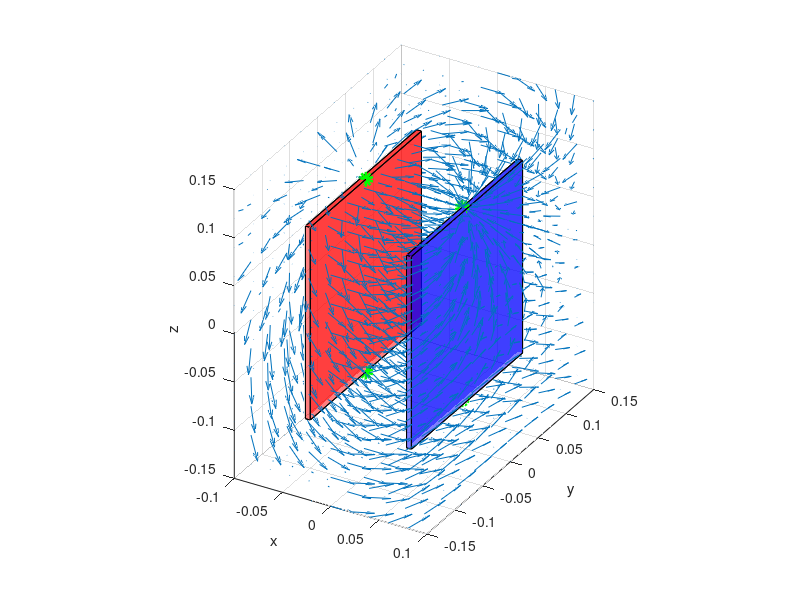

Here is the MATLAB script that generated this plot:


%Entregable 1 en 3D 4 cargas

lz = 0.1; %distancia del centro a la orilla por eje z
lx = 0.005;  %ancho de la placa
ly = 0.1;  %distancia del centro a la orilla por eje y
movX = 0.05; % mitad de la distancia entre placas

%VERTICES Y CARAS DE LÁMINA (+)
           % x       y     z
vertices = [-lx-movX -ly  -lz; %v1
            -lx-movX   ly  -lz; %v2
             -movX   ly  -lz; %v3
             -movX  -ly  -lz; %v4
            -lx-movX  -ly   lz; %v5
            -lx-movX   ly   lz; %v6
             -movX   ly   lz; %v7
             -movX  -ly   lz]; %v8
         
caras = [1 5 8 4; %c1
         1 5 6 2; %c2
         2 3 7 6; %c3
         3 4 8 7; %c4
         5 6 7 8; %c5
         1 2 3 4]; %c6

     
%VERTICES Y CARAS DE LÁMINA (-)
           % x       y     z
vertices2 = [+movX -ly  -lz; %v1
            +movX   ly  -lz; %v2
             lx+movX   ly  -lz; %v3
             lx+movX  -ly  -lz; %v4
            +movX  -ly   lz; %v5
            +movX   ly   lz; %v6
             lx+movX   ly   lz; %v7
             lx+movX  -ly   lz]; %v8

xl = linspace(-2*movX,2*movX,11);  % Valores de x que vamos a evaluar
yl = linspace(-1.5*ly,1.5*ly,11);  % Valores de y que vamos a evaluar
zl = linspace(-1.5*lz,1.5*lz,11); % Valores de z que vamos a evaluar

[xGrid, yGrid, zGrid]= meshgrid(xl,yl,zl);

%PROPIEDADES DEL CAMPO ELÉCTRICO
Q = 1e-6; %Carga (+)
q = Q./2;
eps0 = 8.854e-12; %Constante dieléctrica
A = 4*(ly * lz); %Área de la lámina positiva

%PROPIEDADES PARA LOS VECTORES
Px = xGrid;
Py = yGrid;
Pz = zGrid;

% Campo Q1 (Placa positiva) 
rx = xGrid -(-movX);
ry = yGrid - 0;
rz = zGrid - lz;
r = sqrt(rx.^2 + ry.^2 + rz.^2); % distancia de la particula (magnitud)
Ex1 = ((q / 4*pi*eps0) * rx) ./ r.^3; % E = [(k*q) / sqrt ( (x-qx)^2 + (y-qy)^2 + (z-qz)^2) )^2 ] * r unitario
Ey1 = ((q / 4*pi*eps0) * ry) ./ r.^3;
Ez1 = ((q / 4*pi*eps0) * rz) ./ r.^3;

% Campo Q2 (placa positiva)
rx = xGrid -(movX);
ry = yGrid - 0;
rz = zGrid - (-lz);
r = sqrt(rx.^2 + ry.^2 + rz.^2); % distancia de la particula (magnitud)
Ex2 = ((q / 4*pi*eps0) * rx) ./ r.^3; % E = [(k*q) / sqrt ( (x-qx)^2 + (y-qy)^2 + (z-qz)^2) )^2 ] * r unitario
Ey2 = ((q / 4*pi*eps0) * ry) ./ r.^3;
Ez2 = ((q / 4*pi*eps0) * rz) ./ r.^3;

% Campo Q3 (Placa negativa)
rx = xGrid -(movX);
ry = yGrid - 0;
rz = zGrid -lz;
r = sqrt(rx.^2 + ry.^2 + rz.^2); % distancia de la particula (magnitud)
Ex3 = ((-q / 4*pi*eps0) * rx) ./ r.^3; % E = [(k*q) / sqrt ( (x-qx)^2 + (y-qy)^2 + (z-qz)^2) )^2 ] * r unitario
Ey3 = ((-q / 4*pi*eps0) * ry) ./ r.^3;
Ez3 = ((-q / 4*pi*eps0) * rz) ./ r.^3;

% Campo Q4 (Placa negativa)
rx = xGrid -(movX);
ry = yGrid - 0;
rz = zGrid - (-lz);
r = sqrt(rx.^2 + ry.^2 + rz.^2); % distancia de la particula (magnitud)
Ex4 = ((-q / 4*pi*eps0) * rx) ./ r.^3; % E = [(k*q) / sqrt ( (x-qx)^2 + (y-qy)^2 + (z-qz)^2) )^2 ] * r unitario
Ey4 = ((-q / 4*pi*eps0) * ry) ./ r.^3;
Ez4 = ((-q / 4*pi*eps0) * rz) ./ r.^3;


%COMPONENTES DE LOS VECTORES
Ex = Ex1 + Ex2 +Ex3 + Ex4;
Ey = Ey1 + Ey2 +Ey3 + Ey4;
Ez = Ez1 + Ez2 +Ez3 + Ez4;

E = sqrt(Ex.^2 + Ey .^2 + Ez.^2);

figure();
hold on

patch('Faces',caras,'Vertices',vertices,'FaceColor','r','facealpha',0.5);
patch('Faces',caras,'Vertices',vertices2,'FaceColor','b','facealpha',0.5);
scatter3(-movX,0,lz,'g','linewidth',5)
scatter3(-movX,0,-lz,'g','linewidth',5);
scatter3(movX,0,lz,'g','linewidth',5)
scatter3(movX,0,-lz,'g','linewidth',5);

axis equal
xlabel('x')
ylabel('y')
zlabel('z')

h = quiver3(xGrid, yGrid, zGrid,Ex./E,Ey./E,Ez./E);
%h = quiver3(xGrid, yGrid, zGrid,Ex,Ey,Ez,2,'linewidth',2);

axis([-2*movX 2*movX -1.5*ly 1.5*ly -1.5*lz 1.5*lz]);
view(30,30); %Establecer la vista de el espacio 3D
grid();

hold off